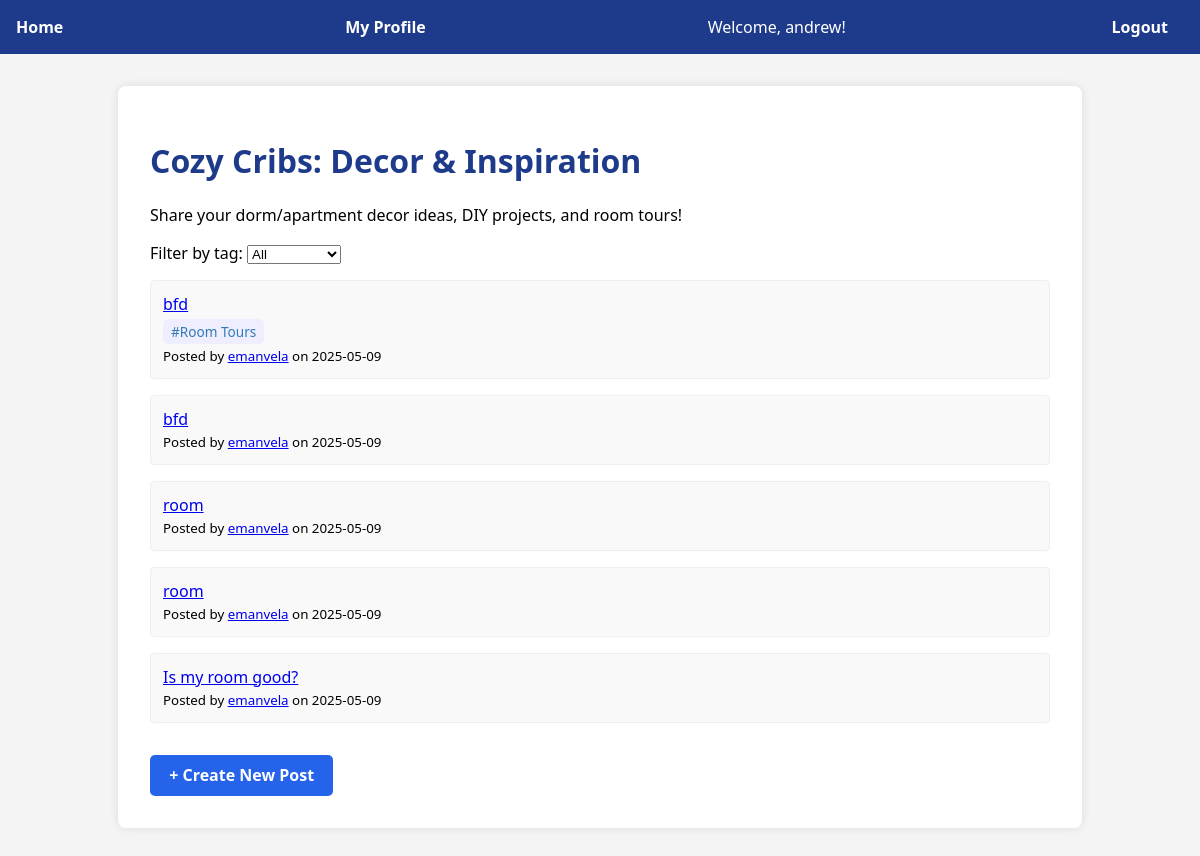
The page /topic/cozy-cribs-decor-inspiration (signed in) on the database its author committed.
### app/models.py (models this page shows, shortened)
class User(UserMixin, db.Model):
    id = db.Column(db.Integer, primary_key=True)
    username = db.Column(db.String(150), unique=True, nullable=False)
    email = db.Column(db.String(120), unique=True, nullable=False)
    password = db.Column(db.String(150), nullable=False)
    role = db.Column(db.String(10), nullable=False, default='student')
    profile_picture = db.Column(db.String(255), nullable=True)
    posts = db.relationship('Post', back_populates='author', lazy='dynamic', cascade='all, delete-orphan')
    replies = db.relationship('Reply', back_populates='author', lazy='dynamic', cascade='all, delete-orphan')
    votes = db.relationship('Vote', back_populates='user', lazy='dynamic', cascade='all, delete-orphan')
    followers = db.relationship(
        'Follow',
        foreign_keys='Follow.user_id',
        backref='followed_user',
        lazy='dynamic',
        cascade='all, delete-orphan'
    )
    following = db.relationship(
        'Follow',
        foreign_keys='Follow.follower_id',
        backref='follower_user',
        lazy='dynamic',
        cascade='all, delete-orphan'
    )

class Topic(db.Model):
    id = db.Column(db.Integer, primary_key=True)
    name = db.Column(db.String(100), unique=True, nullable=False)
    description = db.Column(db.String(255), nullable=True)
    slug = db.Column(db.String(120), unique=True, nullable=False)
    posts = db.relationship('Post', back_populates='topic', lazy='dynamic', cascade='all, delete-orphan')

class Post(db.Model):
    id = db.Column(db.Integer, primary_key=True)
    title = db.Column(db.String(200), nullable=False)
    content = db.Column(db.Text, nullable=False)
    timestamp = db.Column(db.DateTime, index=True, default=datetime.utcnow)
    user_id = db.Column(db.Integer, db.ForeignKey('user.id'), nullable=False)
    topic_id = db.Column(db.Integer, db.ForeignKey('topic.id'), nullable=False)
    media_url = db.Column(db.String(255), nullable=True)
    tag = db.Column(db.String(50), nullable=True)
    author = db.relationship('User', back_populates='posts')
    topic = db.relationship('Topic', back_populates='posts')
    replies = db.relationship('Reply', back_populates='post', lazy='dynamic', cascade='all, delete-orphan')
    votes = db.relationship('Vote', back_populates='post', lazy='dynamic', cascade='all, delete-orphan')

### app/routes.py (the view)
@main.route('/topic/<slug>')
@login_required
def view_topic(slug):
    topic = Topic.query.filter_by(slug=slug).first_or_404()
    selected_tag = request.args.get('tag')
    if selected_tag:
        posts = topic.posts.filter_by(tag=selected_tag).order_by(Post.timestamp.desc()).all()
    else:
        posts = topic.posts.order_by(Post.timestamp.desc()).all()
    all_tags = sorted(set(post.tag for post in topic.posts if post.tag))
    return render_template(
        'topic.html',
        topic=topic,
        posts=posts,
        selected_tag=selected_tag,
        all_tags=all_tags
    )

### app/routes.py (called while the page is built)
@login_manager.user_loader
def load_user(user_id):
    return User.query.get(int(user_id))

### app/templates/topic.html (shortened to what this page needs)
{% extends 'base.html' %}
{% block content %}
<h1>{{ topic.name }}</h1>
<p>{{ topic.description }}</p>
<form method="get" class="topic-filter-form">
    <label for="tag">Filter by tag:</label>
    <select name="tag" id="tag" onchange="this.form.submit()">
        <option value="">All</option>
    </select>
</form>
{% if posts %}
    <ul class="profile-content-list">
        {% for post in posts %}
            <li class="profile-content-list-item">
                <a href="{{ url_for('main.view_post', post_id=post.id) }}">{{ post.title }}</a><br>
                {% if post.tag %}
                    <small class="post-tag-badge">#{{ post.tag }}</small><br>
                {% endif %}
                <small>Posted by <a href="{{ url_for('main.user_profile', username=post.author.username) }}">{{ post.author.username }}</a> on {{ post.timestamp.strftime('%Y-%m-%d') }}</small>
            </li>
        {% endfor %}
    </ul>
{% else %}
    <p>No posts found for this tag.</p>
{% endif %}
<a href="{{ url_for('main.create_post', slug=topic.slug) }}" class="button-link-topic">
    + Create New Post
</a>
{% endblock %}

### app/templates/base.html (shortened to what this page needs)
<!DOCTYPE html>
<html lang="en">
<head>
    <link rel="stylesheet" href="{{ url_for('static', filename='styles.css') }}">
</head>
<body>
    <nav>
        <a href="{{ url_for('main.home_page') }}">Home</a>
        {% if current_user.is_authenticated %}
            <a href="{{ url_for('main.my_profile') }}">My Profile</a>
            <span>Welcome, {{ current_user.username }}!</span>
            <a href="{{ url_for('main.logout') }}">Logout</a>
        {% else %}
            <a href="{{ url_for('main.login') }}">Login</a>
            <a href="{{ url_for('main.register') }}">Register</a>
        {% endif %}
    </nav>
    <div class="container">
        {% block content %}{% endblock %}
    </div>
</body>
</html>

### app/static/styles.css (style rules this page uses)
body { font-family: 'Segoe UI', sans-serif; background-color: #f4f4f4; margin: 0; padding: 0; }
nav { background-color: #1e3a8a; color: white; padding: 1rem; display: flex; justify-content: space-between; align-items: center; }
nav a { color: white; margin-right: 1rem; text-decoration: none; font-weight: bold; }
.container { max-width: 900px; margin: 2rem auto; background: white; padding: 2rem; border-radius: 8px; box-shadow: 0 0 10px rgba(0, 0, 0, 0.1); }
h1, h2, h3 { color: #1e3a8a; }
ul { list-style-type: none; padding: 0; }
li { background: #e0e7ff; margin: 1rem 0; padding: 1rem; border-radius: 6px; }
li, div, span { outline: none; user-select: none; }
.profile-content-list { list-style: none; padding-left: 0; }
.profile-content-list-item { margin-bottom: 1rem; padding: 0.75rem; background-color: #f9f9f9; border-radius: 4px; border: 1px solid #eee; }
.topic-filter-form { margin-bottom: 1rem; }
.post-tag-badge { background-color: #eef; color: #337ab7; padding: 3px 8px; border-radius: 5px; font-size: 0.85em; display: inline-block; margin-top: 4px; }
.button-link-topic { display: inline-block; background-color: #2563eb; color: white !important; padding: 0.6rem 1.2rem; border-radius: 5px; text-decoration: none; margin-top: 1rem; font-weight: bold; transition: background-color 0.2s ease-in-out; }

### rows shown on the page
User: username "andrew"
Topic: name "Cozy Cribs: Decor & Inspiration", description "Share your dorm/apartment decor ideas, DIY projects, and room tours!"
Post: title "bfd", tag "Room Tours", author.username "emanvela", timestamp "2025-05-09"
Post: title "bfd", author.username "emanvela", timestamp "2025-05-09"
Post: title "room", author.username "emanvela", timestamp "2025-05-09"
Post: title "room", author.username "emanvela", timestamp "2025-05-09"
Post: title "Is my room good?", author.username "emanvela", timestamp "2025-05-09"
